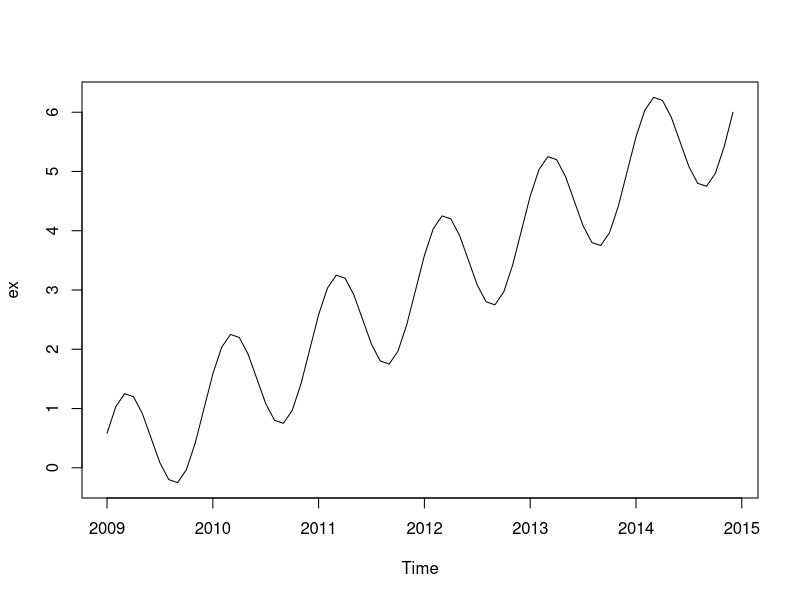
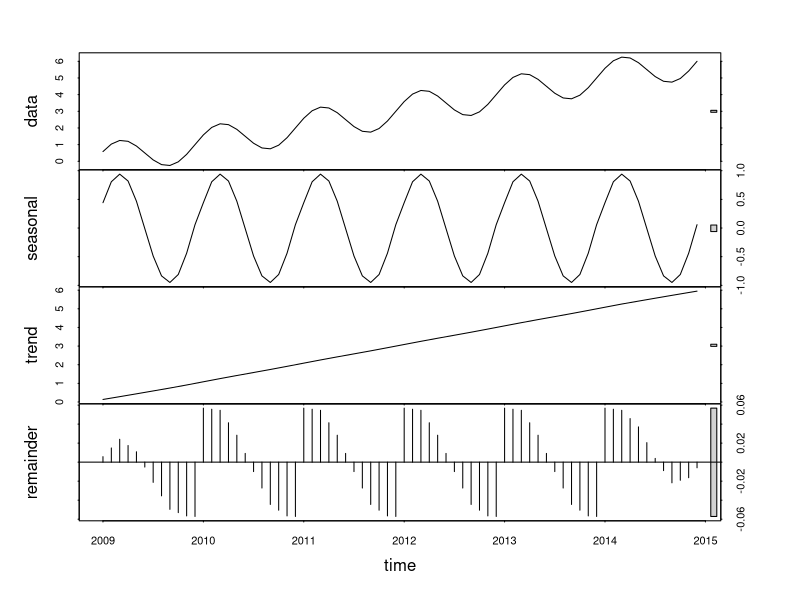
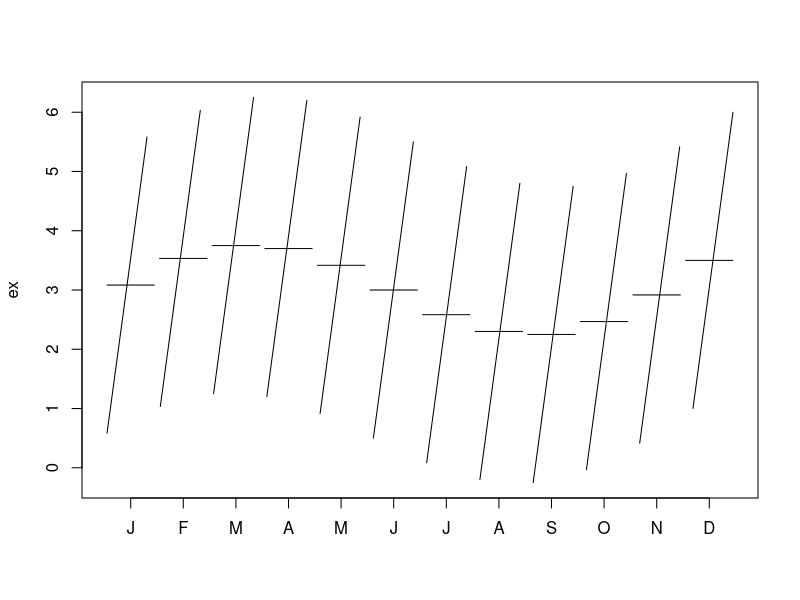
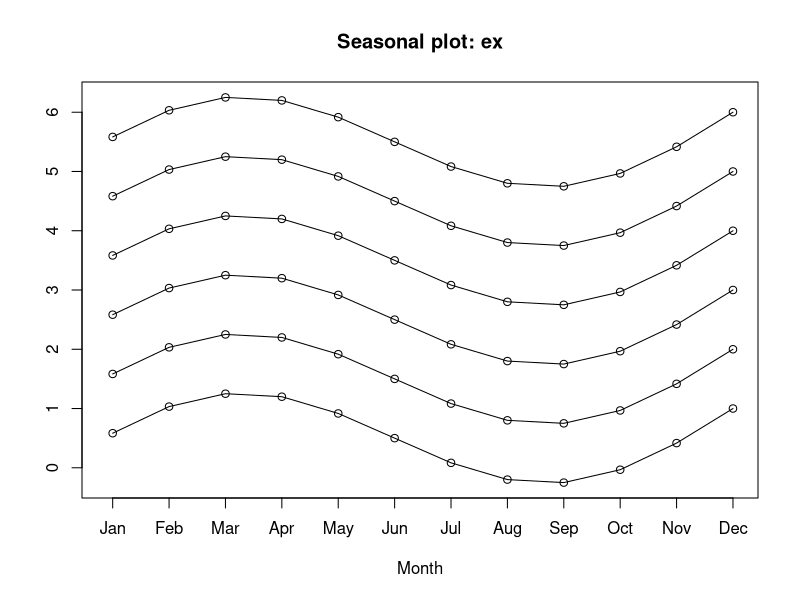
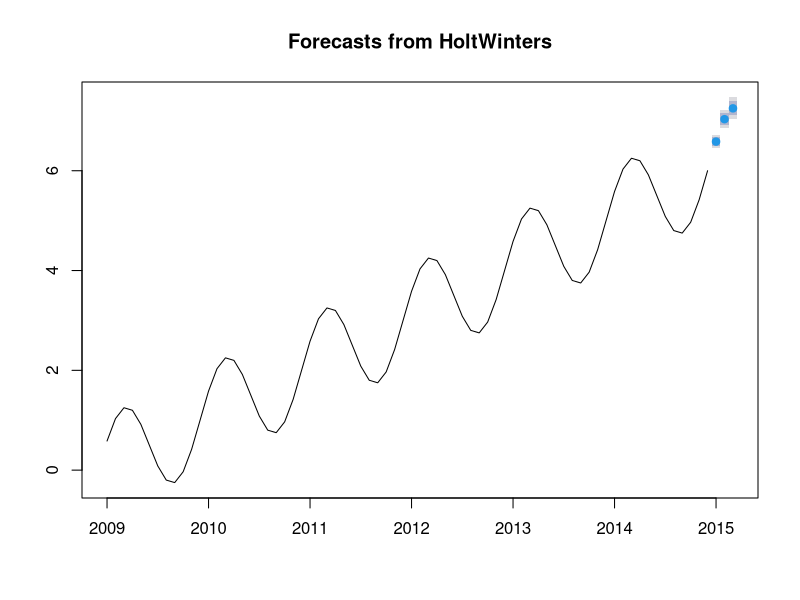
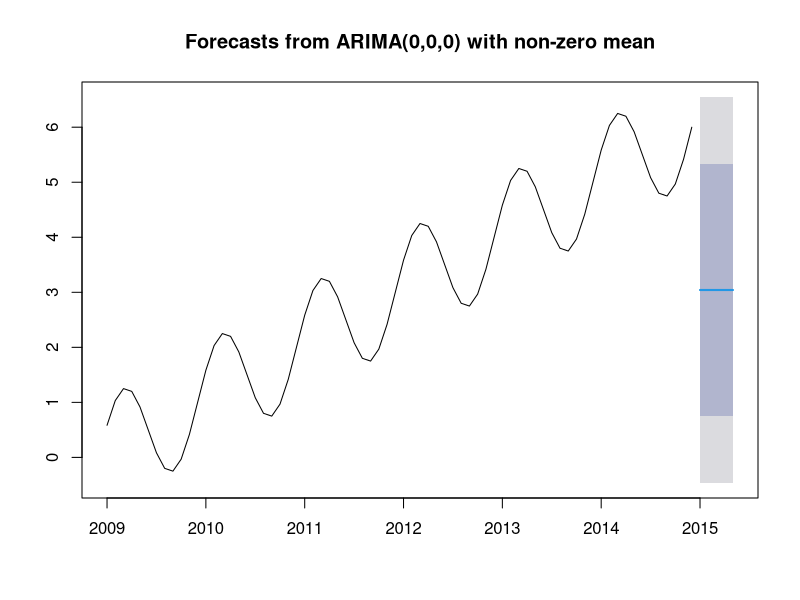
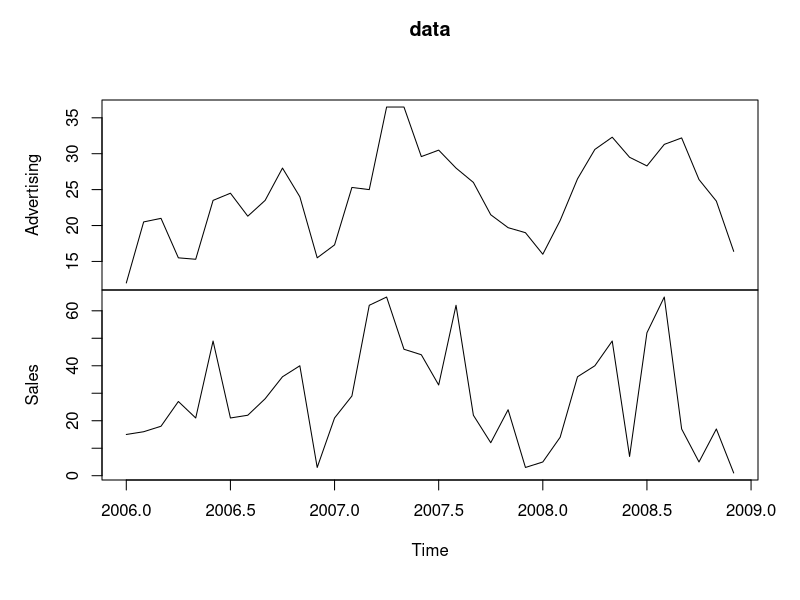
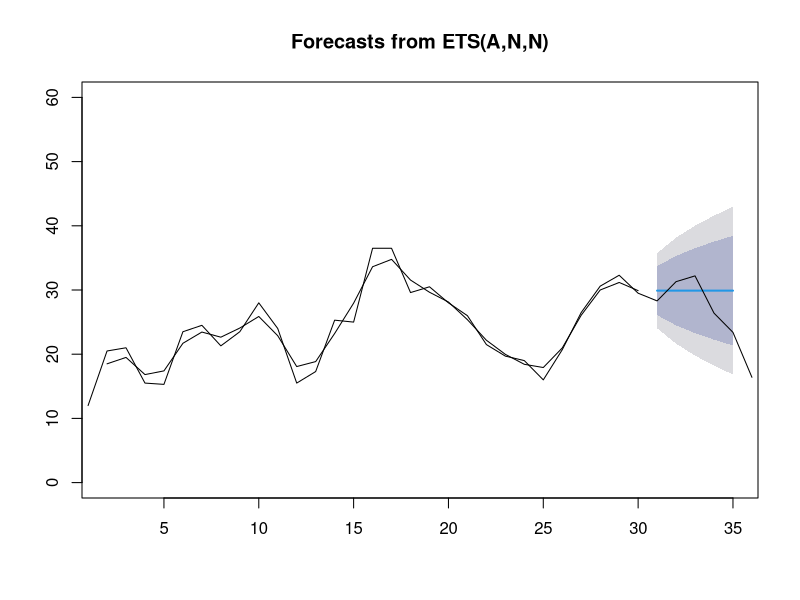

Here is the R script that generated these plots, in order:
# forecast package
library(forecast)

# notes

#' Types of patterns:
#' 
#' * Trend: long term increase or decrease
#' * Seasonality: time of year or day of week
#' * Autocorrelation: current values impacted by previous values. need to find lag structure
#' * Stationary: no systematic trend
#' 
#' Types of methods
#' 
#' * mean: forecast for all future values = mean of all historical data
#'          meanf(x, h = 20)
#' * naiive: forecast = last observed value
#'          naive(x, h = 20)
#' * seasonal naive: forecast = last value from same season (same time in last season)
#'          snaive(x, h = 20)
#' * drift: last value + av. change
#'      equiv slope of a line drawn from first point to last point
#'      rwf(x, h = 20, drift = T)
#' * other methods: ses, holt, splinef, thetaf, croston, stlf, forecast()


# learning about the R time series object
dat <- sin(c(1:72)*2*pi/12) + c(1:72)/12
ex <- ts(dat, start= c(2009,1), end = c(2014,12), frequency = 12)
# subset the time series from June2014 to Dec2014
ex.sub <- window(ex, start = c(2014,6), end = c(2014,12))
plot(ex)

#seasonal decomposition
# seasonal, additive trend, and irregular components can be decomposed with stl()
# multiplicative effects must be log transformed first
fit <- stl(ex, s.window="period")
plot(fit)
# must be seasonal with a 12 month cycle to work well
# additional plots
monthplot(ex)
forecast::seasonplot(ex)

#exponential models
# holtwinters function or forecast::ets
# simple exponential - models level
fit <- HoltWinters(ex, beta=FALSE, gamma=FALSE)
# double exponential - models level and trend
fit <- HoltWinters(ex, gamma=FALSE)
# triple exponential - models level, trend, and seasonal components
fit <- HoltWinters(ex)
fit <- forecast(fit, 3)
plot(forecast(fit, 3))

#arima model - autoregressive integrated moving averages
#   has three component order: AR order, degree of differencing, MA order
fit <- arima(ex, order=c(0,0,0))
             
# predictive accuracy
accuracy(fit)
# predict next 5 observations
forecast(fit, 5)
plot(forecast(fit, 5))
# prediciton intervals in arima are obtained by simulating many future sample paths

# FORECASTING

# Set up Data
data <- structure(c(12, 20.5, 21, 15.5, 15.3, 23.5, 24.5, 21.3, 23.5,
                    28, 24, 15.5, 17.3, 25.3, 25, 36.5, 36.5, 29.6, 30.5, 28, 26,
                    21.5, 19.7, 19, 16, 20.7, 26.5, 30.6, 32.3, 29.5, 28.3, 31.3,
                    32.2, 26.4, 23.4, 16.4, 15, 16, 18, 27, 21, 49, 21, 22, 28, 36,
                    40, 3, 21, 29, 62, 65, 46, 44, 33, 62, 22, 12, 24, 3, 5, 14,
                    36, 40, 49, 7, 52, 65, 17, 5, 17, 1),
                  .Dim = c(36L, 2L), .Dimnames = list(NULL, c("Advertising", "Sales")),
                  .Tsp = c(2006, 2008.91666666667, 12), class = c("mts", "ts", "matrix"))
head(data); nrow(data)
plot(data)


###########################################
# Moving average method
#   average values within k periods of t
#   best for stationary patterns
###########################################

moving_average = forecast(ma(data[1:31], order=2), h=5)
moving_average_accuracy = accuracy(moving_average, data[32:36])
moving_average; moving_average_accuracy
plot(moving_average, ylim=c(0,60))
lines(data[1:36])

# used the ETS method by default - error, trend and seasonality


###########################################
# Simple exponential smoothing
#   good when data has no trend or seasonal patterns
#   unlike ma, gives greater weight to most recent obs
###########################################

exp <- ses(data[1:31,1], 5, initial="simple")
exp_accuracy = accuracy(exp, data[32:36])
exp; exp_accuracy
plot(exp, ylim=c(0,60))
lines(data[1:36,1])

###########################################
# automatic method selection
#   runs through possible models and selects th best one
#   autoregressive of first order, ARIMA, something else?
###########################################

train = data[1:31,1]
test = data[32:36,1]
arma_fit <- auto.arima(train)
arma_forecast <- forecast(arma_fit, h = 5)
arma_fit_accuracy <- accuracy(arma_forecast, test)
arma_fit; arma_forecast; arma_fit_accuracy
plot(arma_forecast, ylim=c(0,60))
lines(data[1:36,1])




